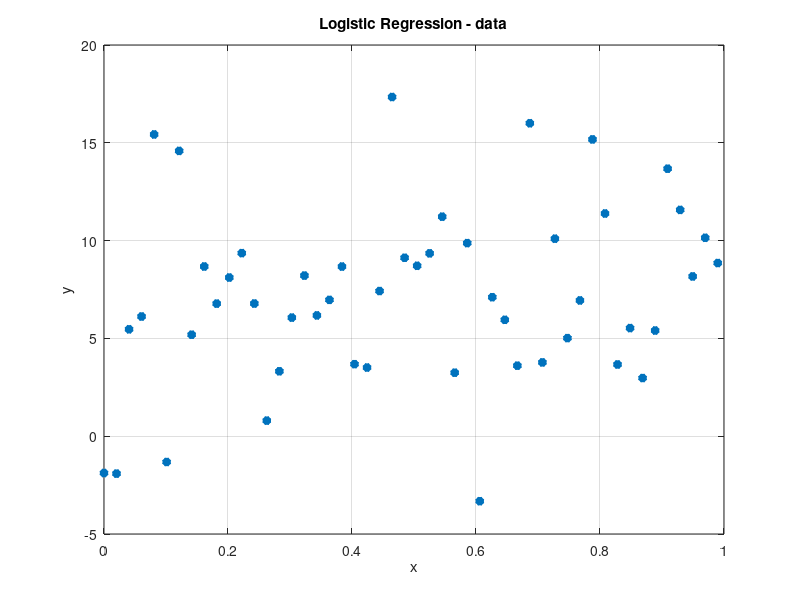

Write MATLAB code to recreate this figure. (Note: this script raises an error after producing the figure.)
clear all %#ok
close all
clc
num_elements = 100;
a = 7;
b = 5;
c = 4;
x = linspace(0, 1, num_elements);
y = a * x + b * randn(1, num_elements);
y = y + c;
x1 = x(1, 1:2:end);
x2 = x(1, 2:2:end);
y1 = y(1, 1:2:end);
y2 = y(1, 2:2:end);
Y = y1';
X = x1';
X = [X ones(size(X))];
x = x1;
y = y1;
figure(1);
plot(x, y, '*', 'LineWidth', 3);
grid;
hold;
xlabel('x');
ylabel('y');
title('Logistic Regression - data');
cost_function = @(params) - 1 / length(X) * sum((Y .* log(logsig(X * params'))) + ((1 - Y) .* log(1 - logsig(X * params'))));
options = optimset('Display', 'iter', 'MaxIter', 150);
params_init = randn(1, size(X, 2));
params_low_bounds = [];
params_up_bounds = [];
params_optim = lsqnonlin(cost_function, params_init, params_low_bounds, params_up_bounds, options);
ye1 = logsig(params_optim(1) * X(:, 1) + params_optim(2) * X(:, 2));
R2_1 = 1 - sum((y - ye1') .^ 2) / sum((y - mean(y)) .^ 2);
figure(2)
plot(x, y, '*', 'LineWidth', 3);
grid;
hold;
xlabel('x');
ylabel('y');
plot(x, ye1, 'k', 'LineWidth', 3);
title('logistic regresion');
Y = y2';
X = x2';
X = [X ones(size(X))];
x = x2;
y = y2;
ye1 = logsig(params_optim(1) * X(:, 1) + params_optim(2) * X(:, 2));
R2_2 = 1 - sum((y - ye1') .^ 2) / sum((y - mean(y)) .^ 2);
figure(3)
plot(x, y, '*r', 'LineWidth', 3);
grid;
hold;
xlabel('x');
ylabel('y');
plot(x, ye1, 'k', 'LineWidth', 3);
title('logistic regresion (modified input dataset)');